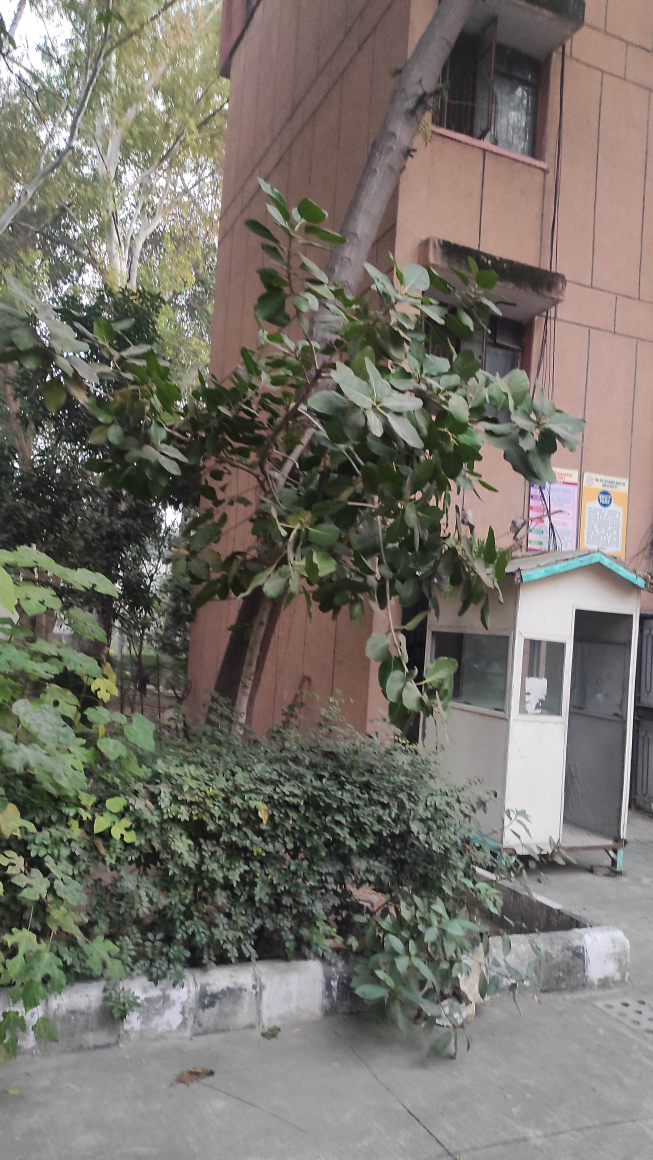
#> input picture Photos/1/IMG_20221222_173621.jpg, 2610 x 4640 px (shown at 1/4 size); its folder holds 3 pictures in this run
$ python main.py
#> lines starting #> are read from the running program, lines starting #| are printed output that depends on the picture; after the words box and inside, x2 and y2 are one past the last pixel; in counts of white or black regions, pixels touching at a corner belong together
import numpy as np
import cv2
import imutils
import os

images_folder = 'Photos'
myfolders = os.listdir(images_folder)
print(myfolders)

# EXTRACTING IMAGES FROM MULTIPLE FOLDERS.
for folder in myfolders:
    path = images_folder + '/' + folder
    images = []
    images_gray = []
    images_list = os.listdir(path)
    print(images_list)
    print(f'Total number of images detected {len(images_list)}')
    for image_name in images_list:
        current_image = cv2.imread(f'{path}/{image_name}')
#> current_image is the input picture: shape (4640, 2610, 3); mean B, G, R 106.8, 114.9, 118.8
        current_image = cv2.resize(current_image, (0, 0), None, 0.5, 0.5)
#> current_image: shape (2320, 1305, 3)
        # current_image_gray = cv2.cvtColor(current_image, cv2.COLOR_BGR2GRAY)
        images.append(current_image)
        # images_gray.append(current_image_gray)

    stitcher = cv2.Stitcher_create()
    (status, stitched_img) = stitcher.stitch(images)
    if status == cv2.STITCHER_OK:
        stitched_img = cv2.copyMakeBorder(stitched_img, 15, 15, 15, 15, cv2.BORDER_CONSTANT, (0, 0, 0))
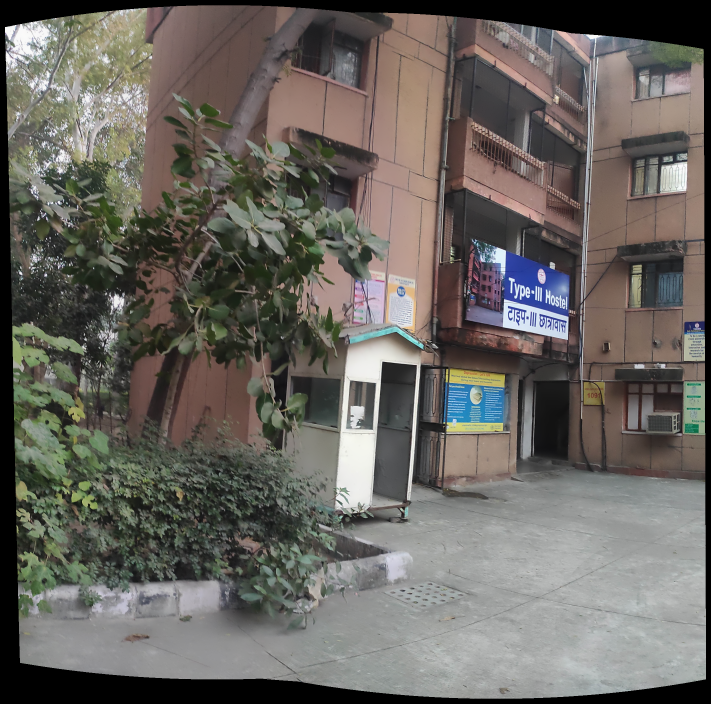
#> stitched_img: shape (2111, 2133, 3) (shown at 1/3 size); mean of channels 0, 1, 2 96.6, 101.9, 105.4; drawn as B, G, R
        grayscale_img = cv2.cvtColor(stitched_img, cv2.COLOR_BGR2GRAY)
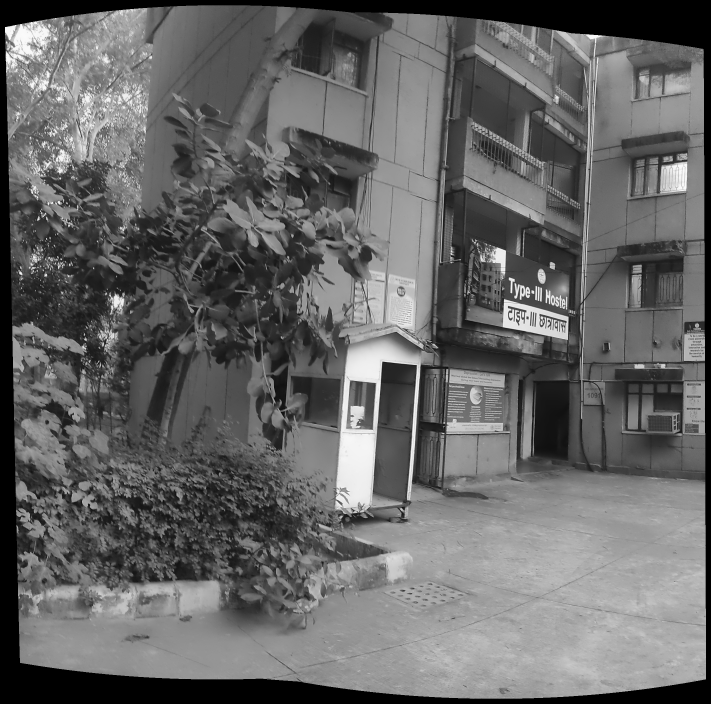
#> grayscale_img: shape (2111, 2133) (shown at 1/3 size); min 0, max 252, mean 102.3
        thresh_img = cv2.threshold(grayscale_img, 0, 255, cv2.THRESH_BINARY)[1]
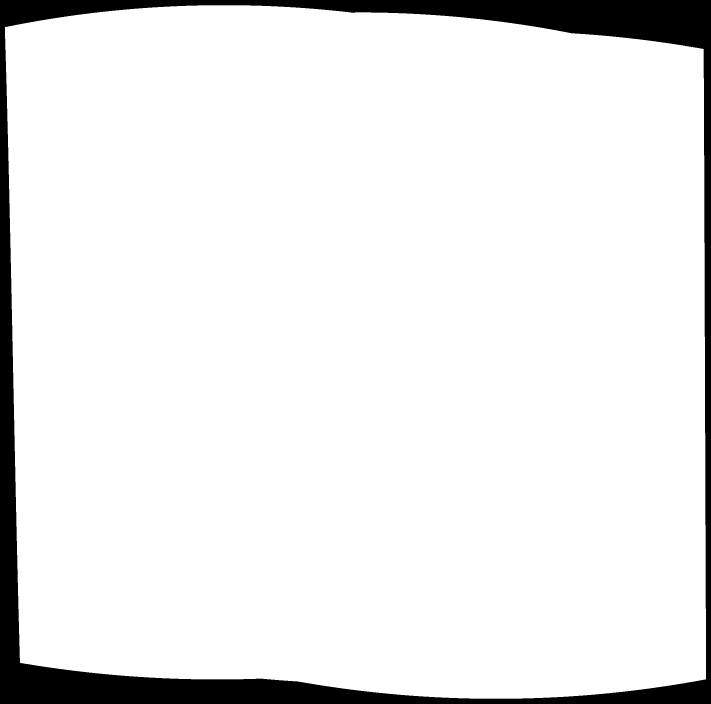
#> thresh_img: shape (2111, 2133) (shown at 1/3 size); 92.3% white; 1 black region, box (x1, y1, x2, y2) and area: (0, 0, 2133, 2111) 348196

# GRABBING ALL CONTOURS TO DETERMINE THE LARGEST CONTOUR.
        contours = cv2.findContours(thresh_img.copy(), cv2.RETR_EXTERNAL, cv2.CHAIN_APPROX_SIMPLE)
        contours = imutils.grab_contours(contours)
        max_area = max(contours, key=cv2.contourArea)

        mask = np.zeros(thresh_img.shape, dtype="uint8")
        starting_x, starting_y, width, height = cv2.boundingRect(max_area)
        cv2.rectangle(mask, (starting_x, starting_y), (starting_x+width, starting_y+height), 255, -1)
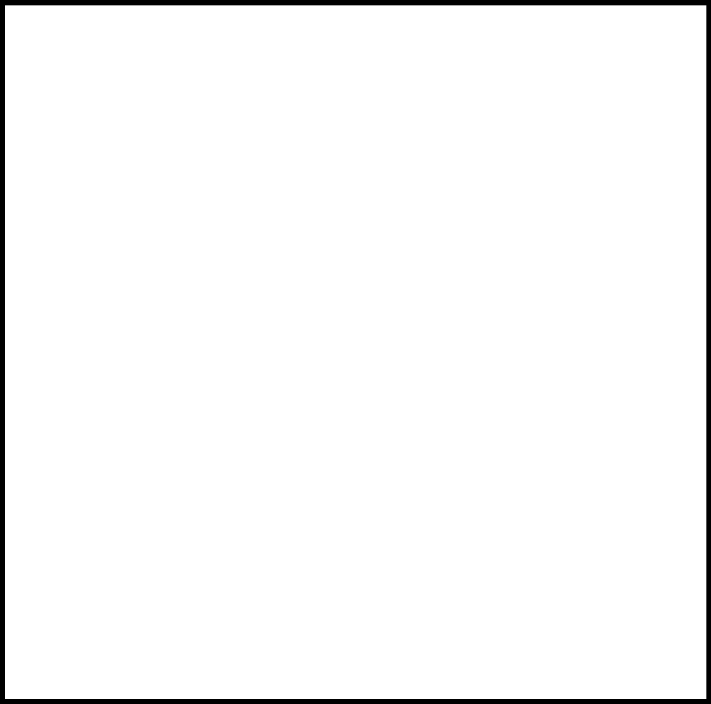
#> mask: shape (2111, 2133) (shown at 1/3 size); 97.2% white; 1 black region, box (x1, y1, x2, y2) and area: (0, 0, 2133, 2111) 124339
        minRectangle = mask.copy()
        temp_mask = mask.copy()

        while cv2.countNonZero(temp_mask) > 0:
            minRectangle = cv2.erode(minRectangle, None)
            temp_mask = cv2.subtract(minRectangle, thresh_img)
#> this loop made 114 passes
#> pass 1, `temp_mask = cv2.subtract(minRectangle, thresh_img)`:
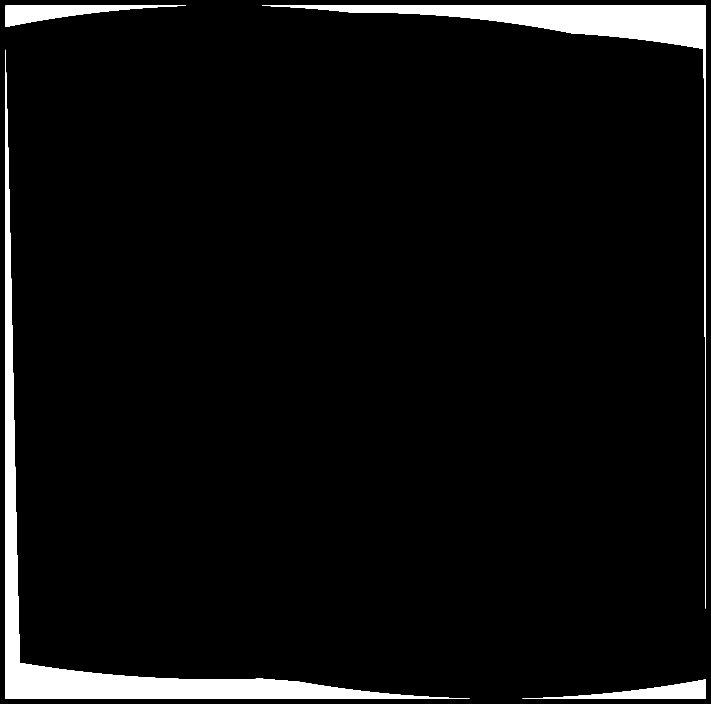
#> temp_mask: shape (2111, 2133) (shown at 1/3 size); 4.8% white; 4 white regions, box (x1, y1, x2, y2) and area: (16, 149, 1409, 2096) 113638, (786, 17, 2118, 1826) 76677, (16, 17, 558, 81) 13416, (1567, 2038, 2118, 2096) 11954
#> after the loop:
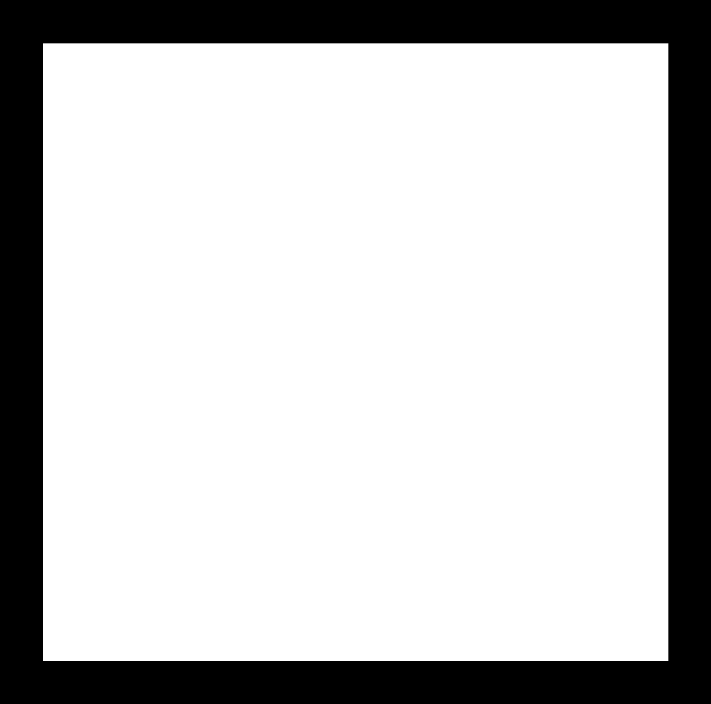
#> minRectangle: shape (2111, 2133) (shown at 1/3 size); 77.2% white; 1 black region, box (x1, y1, x2, y2) and area: (0, 0, 2133, 2111) 1026535

        contours = cv2.findContours(minRectangle.copy(), cv2.RETR_EXTERNAL, cv2.CHAIN_APPROX_SIMPLE)

        contours = imutils.grab_contours(contours)
        max_area = max(contours, key=cv2.contourArea)

        starting_x, starting_y, width, height = cv2.boundingRect(max_area)
        stitched_img = stitched_img[starting_y:starting_y+height, starting_x:starting_x+width]
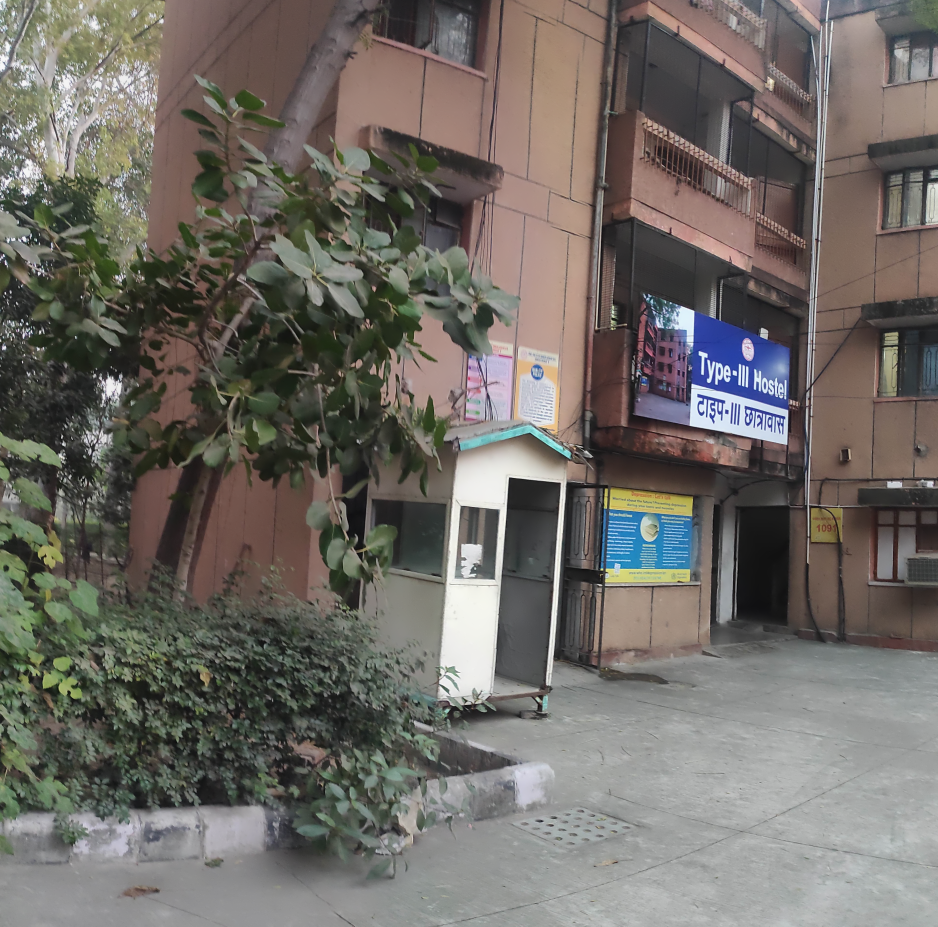
#> stitched_img: shape (1853, 1876, 3) (shown at 1/2 size); mean of channels 0, 1, 2 101.6, 107.1, 111.3; drawn as B, G, R
        cv2.imshow("Stitched Image Processed", stitched_img)
        cv2.waitKey(0)
        print("Panorama created")

    else:
        print("Panorama generation unsuccessfully")
